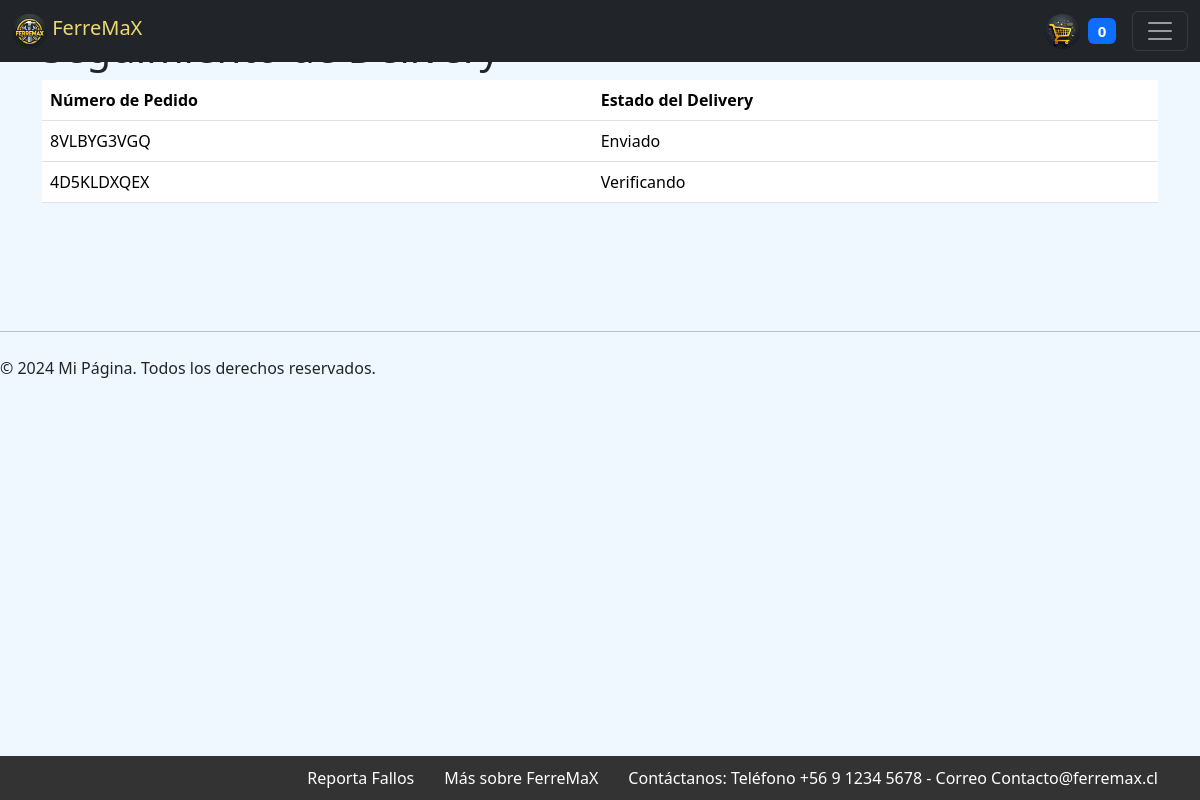
/delivery-tracking/ (signed in), run on the app's committed database.
### app/models.py (models this page shows, shortened)
class Order(models.Model):
    user = models.ForeignKey(settings.AUTH_USER_MODEL, on_delete=models.CASCADE)
    created_at = models.DateTimeField(auto_now_add=True)
    order_number = models.CharField(max_length=20, unique=True)
    total_price = models.DecimalField(max_digits=10, decimal_places=2)
    direccion = models.CharField(max_length=255)
    is_delivery = models.BooleanField(default=False)  # Nuevo campo para indicar si es delivery
    delivery_status = models.CharField(max_length=50, default='Pending')  # Nuevo campo para el estado del delivery

### app/decorators.py (the view)
        def _wrapped_view(request, *args, **kwargs):
            if request.user.is_authenticated and request.user.tipo_de_cuenta in roles:
                return view_func(request, *args, **kwargs)
            else:
                return HttpResponseForbidden("No tienes permiso para acceder a esta página.")

### app/context_processors.py (called while the page is built)
def zero_stock_notification(request):
    zero_stock_products = Post.objects.filter(stock=0).exists()
    return {'zero_stock_products': zero_stock_products}

def cart_count(request):
    cart_count = CartItem.objects.aggregate(total_quantity=models.Sum('quantity'))['total_quantity'] or 0
    return {'cart_count': cart_count}

### app/views.py (called while the page is built)
@login_required
@user_has_role('cliente')
def delivery_tracking(request):
    orders = Order.objects.filter(user=request.user, is_delivery=True)
    return render(request, 'app/delivery_tracking.html', {'orders': orders})

### app/templates/app/delivery_tracking.html
{% extends "app/base.html" %}
{% block contenido %}
<div class="container">
    <h1>Seguimiento de Delivery</h1>
    {% if orders %}
        <table class="table">
            <thead>
                <tr>
                    <th>Número de Pedido</th>
                    <th>Estado del Delivery</th>
                </tr>
            </thead>
            <tbody>
                {% for order in orders %}
                <tr>
                    <td>{{ order.order_number }}</td>
                    <td>{{ order.delivery_status }}</td>
                </tr>
                {% endfor %}
            </tbody>
        </table>
    {% else %}
        <p>No tienes órdenes en delivery.</p>
    {% endif %}
</div>
{% endblock %}

### data on the page
Order: order_number "8VLBYG3VGQ", delivery_status "Enviado"
Order: order_number "4D5KLDXQEX", delivery_status "Verificando"

### other printed values
{{ cart_count }} "0"
